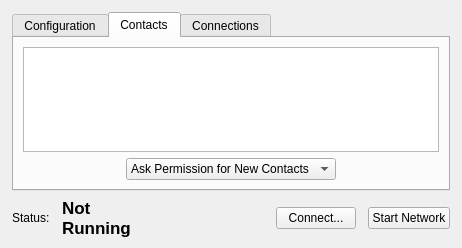
<?xml version="1.0" encoding="UTF-8"?>
<ui version="4.0">
 <class>RvNetworkDialog</class>
 <widget class="QWidget" name="RvNetworkDialog">
  <property name="geometry">
   <rect>
    <x>0</x>
    <y>0</y>
    <width>462</width>
    <height>248</height>
   </rect>
  </property>
  <property name="windowTitle">
   <string>RV Networking</string>
  </property>
  <layout class="QVBoxLayout" name="verticalLayout">
   <property name="spacing">
    <number>2</number>
   </property>
   <property name="leftMargin">
    <number>12</number>
   </property>
   <property name="topMargin">
    <number>12</number>
   </property>
   <property name="rightMargin">
    <number>12</number>
   </property>
   <property name="bottomMargin">
    <number>5</number>
   </property>
   <item>
    <widget class="QTabWidget" name="tabWidget">
     <property name="currentIndex">
      <number>1</number>
     </property>
     <widget class="QWidget" name="configTab">
      <attribute name="title">
       <string>Configuration</string>
      </attribute>
      <layout class="QFormLayout" name="formLayout">
       <property name="fieldGrowthPolicy">
        <enum>QFormLayout::FieldsStayAtSizeHint</enum>
       </property>
       <item row="0" column="0">
        <widget class="QLabel" name="label">
         <property name="text">
          <string>Your Name</string>
         </property>
        </widget>
       </item>
       <item row="0" column="1">
        <widget class="QLineEdit" name="nameLineEdit">
         <property name="minimumSize">
          <size>
           <width>200</width>
           <height>0</height>
          </size>
         </property>
         <property name="maximumSize">
          <size>
           <width>200</width>
           <height>16777215</height>
          </size>
         </property>
         <property name="text">
          <string/>
         </property>
        </widget>
       </item>
       <item row="1" column="0">
        <widget class="Line" name="line">
         <property name="minimumSize">
          <size>
           <width>100</width>
           <height>0</height>
          </size>
         </property>
         <property name="orientation">
          <enum>Qt::Horizontal</enum>
         </property>
        </widget>
       </item>
       <item row="1" column="1">
        <widget class="Line" name="line_2">
         <property name="minimumSize">
          <size>
           <width>200</width>
           <height>0</height>
          </size>
         </property>
         <property name="orientation">
          <enum>Qt::Horizontal</enum>
         </property>
        </widget>
       </item>
       <item row="2" column="0">
        <widget class="QLabel" name="label_2">
         <property name="text">
          <string> Port</string>
         </property>
        </widget>
       </item>
       <item row="2" column="1">
        <widget class="QLineEdit" name="portLineEdit">
         <property name="minimumSize">
          <size>
           <width>80</width>
           <height>0</height>
          </size>
         </property>
         <property name="maximumSize">
          <size>
           <width>80</width>
           <height>16777215</height>
          </size>
         </property>
        </widget>
       </item>
       <item row="3" column="1">
        <widget class="QPushButton" name="resetConfigButton">
         <property name="font">
          <font>
           <weight>50</weight>
           <italic>false</italic>
           <bold>false</bold>
           <underline>false</underline>
           <strikeout>false</strikeout>
           <stylestrategy>PreferDefault</stylestrategy>
           <kerning>true</kerning>
          </font>
         </property>
         <property name="text">
          <string>Reset to Defaults...</string>
         </property>
        </widget>
       </item>
      </layout>
     </widget>
     <widget class="QWidget" name="contactTab">
      <attribute name="title">
       <string>Contacts</string>
      </attribute>
      <layout class="QVBoxLayout" name="verticalLayout_2">
       <item>
        <widget class="QTreeView" name="contactTreeView">
         <property name="contextMenuPolicy">
          <enum>Qt::CustomContextMenu</enum>
         </property>
        </widget>
       </item>
       <item>
        <layout class="QHBoxLayout" name="horizontalLayout_2">
         <item>
          <spacer name="horizontalSpacer_2">
           <property name="orientation">
            <enum>Qt::Horizontal</enum>
           </property>
           <property name="sizeHint" stdset="0">
            <size>
             <width>40</width>
             <height>20</height>
            </size>
           </property>
          </spacer>
         </item>
         <item>
          <widget class="QComboBox" name="permissionCombo">
           <item>
            <property name="text">
             <string>Ask Permission for New Contacts</string>
            </property>
           </item>
           <item>
            <property name="text">
             <string>Always Allow New Contacts</string>
            </property>
           </item>
           <item>
            <property name="text">
             <string>Deny New Contacts</string>
            </property>
           </item>
          </widget>
         </item>
         <item>
          <spacer name="horizontalSpacer_3">
           <property name="orientation">
            <enum>Qt::Horizontal</enum>
           </property>
           <property name="sizeHint" stdset="0">
            <size>
             <width>40</width>
             <height>20</height>
            </size>
           </property>
          </spacer>
         </item>
        </layout>
       </item>
      </layout>
     </widget>
     <widget class="QWidget" name="connectionsTab">
      <attribute name="title">
       <string>Connections</string>
      </attribute>
      <layout class="QVBoxLayout" name="verticalLayout_3">
       <item>
        <widget class="QListWidget" name="participantList"/>
       </item>
      </layout>
     </widget>
    </widget>
   </item>
   <item>
    <layout class="QHBoxLayout" name="horizontalLayout">
     <property name="spacing">
      <number>12</number>
     </property>
     <item>
      <widget class="QLabel" name="label_5">
       <property name="text">
        <string>Status:</string>
       </property>
      </widget>
     </item>
     <item>
      <widget class="QLabel" name="statusLabel">
       <property name="minimumSize">
        <size>
         <width>100</width>
         <height>50</height>
        </size>
       </property>
       <property name="text">
        <string>&lt;!DOCTYPE HTML PUBLIC &quot;-//W3C//DTD HTML 4.0//EN&quot; &quot;http://www.w3.org/TR/REC-html40/strict.dtd&quot;&gt;
&lt;html&gt;&lt;head&gt;&lt;meta name=&quot;qrichtext&quot; content=&quot;1&quot; /&gt;&lt;style type=&quot;text/css&quot;&gt;
p, li { white-space: pre-wrap; }
&lt;/style&gt;&lt;/head&gt;&lt;body style=&quot; font-family:'Lucida Grande'; font-size:13pt; font-weight:400; font-style:normal;&quot;&gt;
&lt;p style=&quot; margin-top:0px; margin-bottom:0px; margin-left:0px; margin-right:0px; -qt-block-indent:0; text-indent:0px;&quot;&gt;&lt;span style=&quot; font-weight:600;&quot;&gt;Not Running&lt;/span&gt;&lt;/p&gt;&lt;/body&gt;&lt;/html&gt;</string>
       </property>
       <property name="wordWrap">
        <bool>true</bool>
       </property>
      </widget>
     </item>
     <item>
      <spacer name="horizontalSpacer">
       <property name="orientation">
        <enum>Qt::Horizontal</enum>
       </property>
       <property name="sizeHint" stdset="0">
        <size>
         <width>40</width>
         <height>20</height>
        </size>
       </property>
      </spacer>
     </item>
     <item>
      <widget class="QPushButton" name="connectButton">
       <property name="text">
        <string>Connect...</string>
       </property>
      </widget>
     </item>
     <item>
      <widget class="QPushButton" name="startButton">
       <property name="text">
        <string>Start Network</string>
       </property>
      </widget>
     </item>
    </layout>
   </item>
  </layout>
 </widget>
 <tabstops>
  <tabstop>startButton</tabstop>
  <tabstop>connectButton</tabstop>
  <tabstop>nameLineEdit</tabstop>
  <tabstop>tabWidget</tabstop>
  <tabstop>participantList</tabstop>
 </tabstops>
 <resources/>
 <connections/>
</ui>
